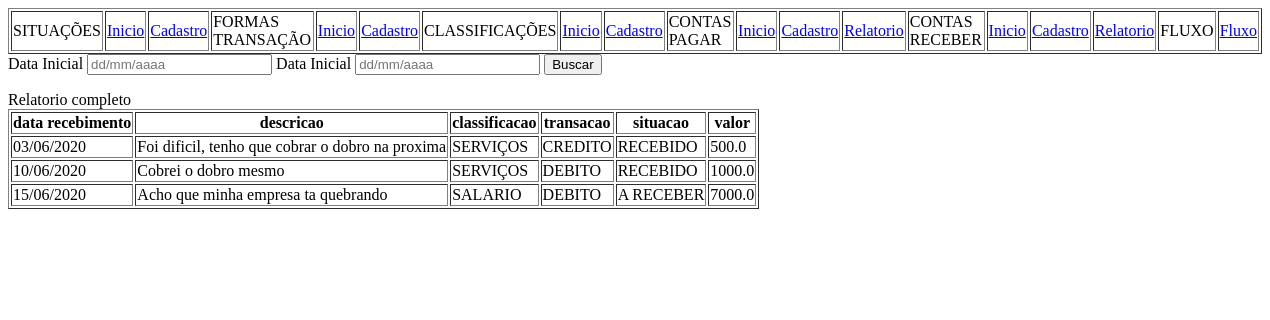
/daminhaconta/receber/relatorio/, run on an earlier commit of the app's database.
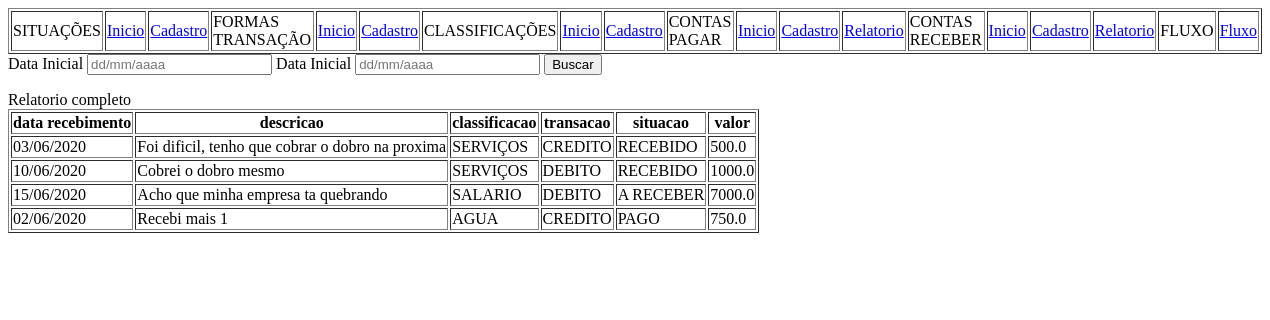
And on a later commit of the database.
### receber/models.py (models this page shows)
class Receber(models.Model):
	data_recebimento = models.DateField(null=True)
	descricao = models.CharField(max_length=200)
	classificacao = models.ForeignKey(Classificacao, on_delete=models.SET_NULL, null = True)
	transacao = models.ForeignKey(Transacao, on_delete=models.SET_NULL, null = True)
	situacao = models.ForeignKey(Situacao, on_delete=models.SET_NULL, null = True)
	valor = models.FloatField(null=True, blank=True, default=None)
	tag = models.CharField(max_length=1,null=False,default='R')

### classificacao/models.py (models this page shows)
class Classificacao(models.Model):
	classificacao = models.CharField(max_length=200)

### transacao/models.py (models this page shows)
class Transacao(models.Model):
	transacao = models.CharField(max_length=200)

### situacao/models.py (models this page shows)
class Situacao(models.Model):
	situacao = models.CharField(max_length=200)

### receber/views.py (the view, shortened to what this page needs)
# urls.py: path('receber/relatorio/', views.relatorio),
def relatorio(request):
    template = loader.get_template('receber/relatorio.html')
    recebimentos = Receber.objects.all()
    context ={
        'recebimentos':recebimentos,
    }
    return HttpResponse(template.render(context,request))

### receber/templates/receber/relatorio.html (shortened to what this page needs)
<table border='1'>
    <tr>
        <td>SITUAÇÕES</td>
        <td>
            <a href="/daminhaconta/situacao/">Inicio</a>
        </td>
        <td>
            <a href="/daminhaconta/situacao/cadastro/">Cadastro</a>
        </td>
        <td>FORMAS TRANSAÇÃO</td>
        <td>
            <a href="/daminhaconta/transacao/">Inicio</a>
        </td>
        <td>
            <a href="/daminhaconta/transacao/cadastro/">Cadastro</a>
        </td>
        <td>CLASSIFICAÇÕES</td>
        <td>
            <a href="/daminhaconta/classificacao/">Inicio</a>
        </td>
        <td>
            <a href="/daminhaconta/classificacao/cadastro/">Cadastro</a>
        </td>
        <td>CONTAS PAGAR</td>
        <td>
            <a href="/daminhaconta/pagar/">Inicio</a>
        </td>
        <td>
            <a href="/daminhaconta/pagar/cadastro/">Cadastro</a>
        </td>
        <td>
            <a href="/daminhaconta/pagar/relatorio/">Relatorio</a>
        </td>
        <td>CONTAS RECEBER</td>
        <td>
            <a href="/daminhaconta/receber/">Inicio</a>
        </td>
        <td>
            <a href="/daminhaconta/receber/cadastro/">Cadastro</a>
        </td>
        <td>
            <a href="/daminhaconta/receber/relatorio/">Relatorio</a>
        </td>
        <td>FLUXO</td>
        <td>
            <a href="/daminhaconta/fluxo/">Fluxo</a>
        </td>
    </tr>
</table>
<form action="/daminhaconta/receber/relatorio/" method="POST">
    <label for="data_inicial">Data Inicial</label>
    <input type="text" name="data_inicial" id="data_inicial" placeholder="dd/mm/aaaa">
    <label for="data_final">Data Inicial</label>
    <input type="text" name="data_final" id="data_final" placeholder="dd/mm/aaaa">
    <button type="submit">Buscar</button>
</form>
{%if data_inicial and data_final%}
    Relariorio do dia {{data_inicial}} ao dia {{data_final}}
{%else%}
    Relatorio completo
{%endif%}
<table border=1>
    <thead>
        <tr>
            <th>data recebimento</th>
            <th>descricao</th>
            <th>classificacao</th>
            <th>transacao</th>
            <th>situacao</th>
            <th>valor</th>
        </tr>
    </thead>
    <tbody>
        {% for receber in recebimentos %}
        <tr>
            <td>{{receber.data_recebimento|date:"d/m/Y"}}</td>
            <td>{{receber.descricao}}</td>
            <td>{{receber.classificacao.classificacao}}</td>
            <td>{{receber.transacao.transacao}}</td>
            <td>{{receber.situacao.situacao}}</td>
            <td>{{receber.valor}}</td>
        </tr>
        {% endfor %}
    </tbody>
</table>

What changed in the data, as far as the page shows it:
added Receber: data_recebimento "02/06/2020", descricao "Recebi mais 1", classificacao.classificacao "AGUA", transacao.transacao "CREDITO", situacao.situacao "PAGO", valor "750.0"
